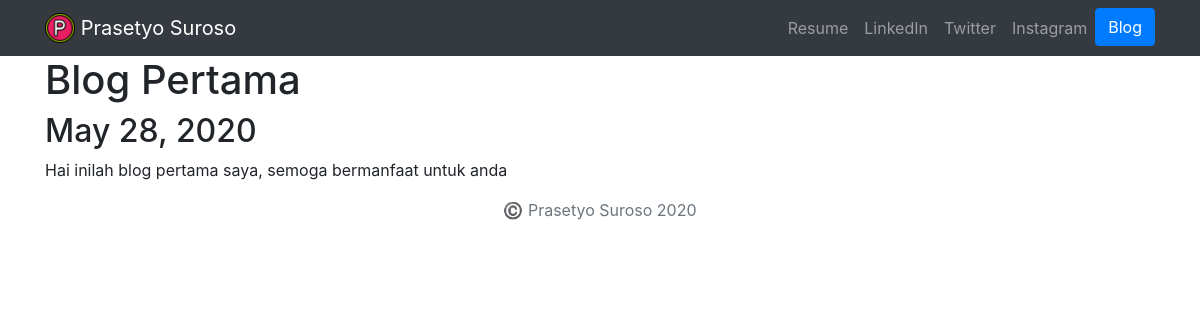
Page /blog/1/ on the committed database.
### blog/models.py (models this page shows, shortened)
class Blog(models.Model):
    title       = models.CharField(max_length=200)
    description = models.TextField()
    date        = models.DateField()

### blog/views.py (the view)
# urls.py: path('<int:blog_id>/', views.detail, name='detail'),
def detail(request, blog_id):
    blog = get_object_or_404(Blog, pk=blog_id)
    return render(request, 'blog/detail.html', {'blog':blog})

### blog/templates/blog/detail.html
{% extends 'portfolio/base.html' %}
{% block content %}
<h1>{{ blog.title }}</h1>
<h2>{{ blog.date }}</h2>
<p>{{ blog.description }}</p>
{% endblock %}

### rows in the picture
Blog: title "Blog Pertama", date "May 28, 2020", description "Hai inilah blog pertama saya, semoga bermanfaat untuk anda"
